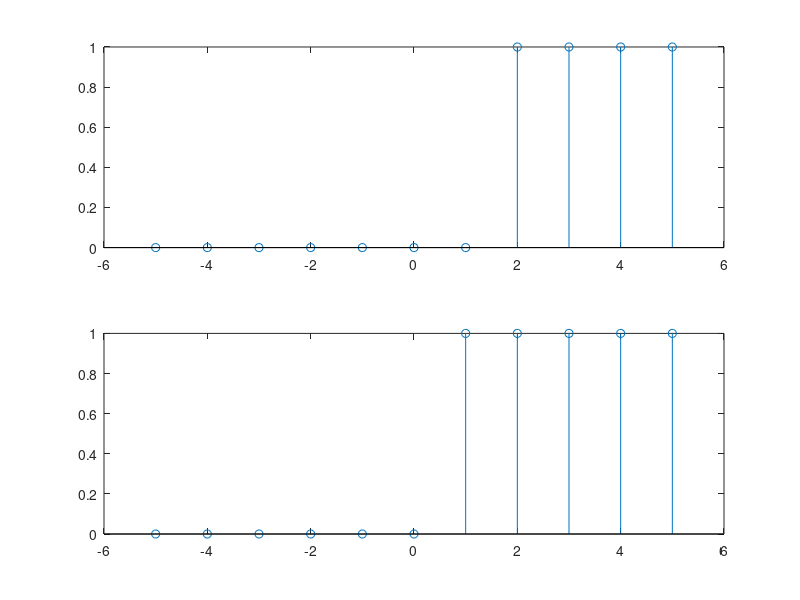

The MATLAB script that drew this image:
clc;
clear;
X1=[-5:1:5];
y1=[zeros(1,7) ones(1,4)];
y2=[zeros(1,6) ones(1,5)];
subplot(2,1,1);
grid on;
subplot(2,1,1),stem(X1,y1);
subplot(2,1,2),stem(X1,y2);